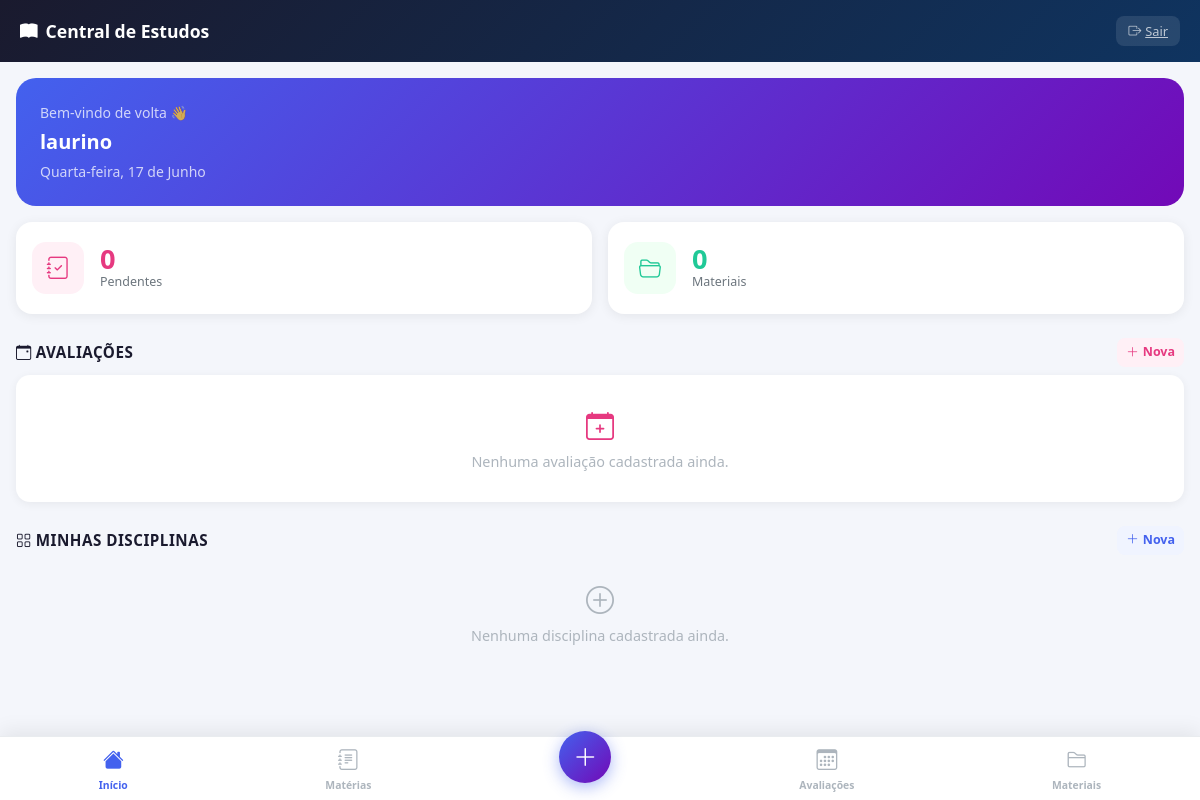
Page /dashboard/ (signed in) on the earlier database version.
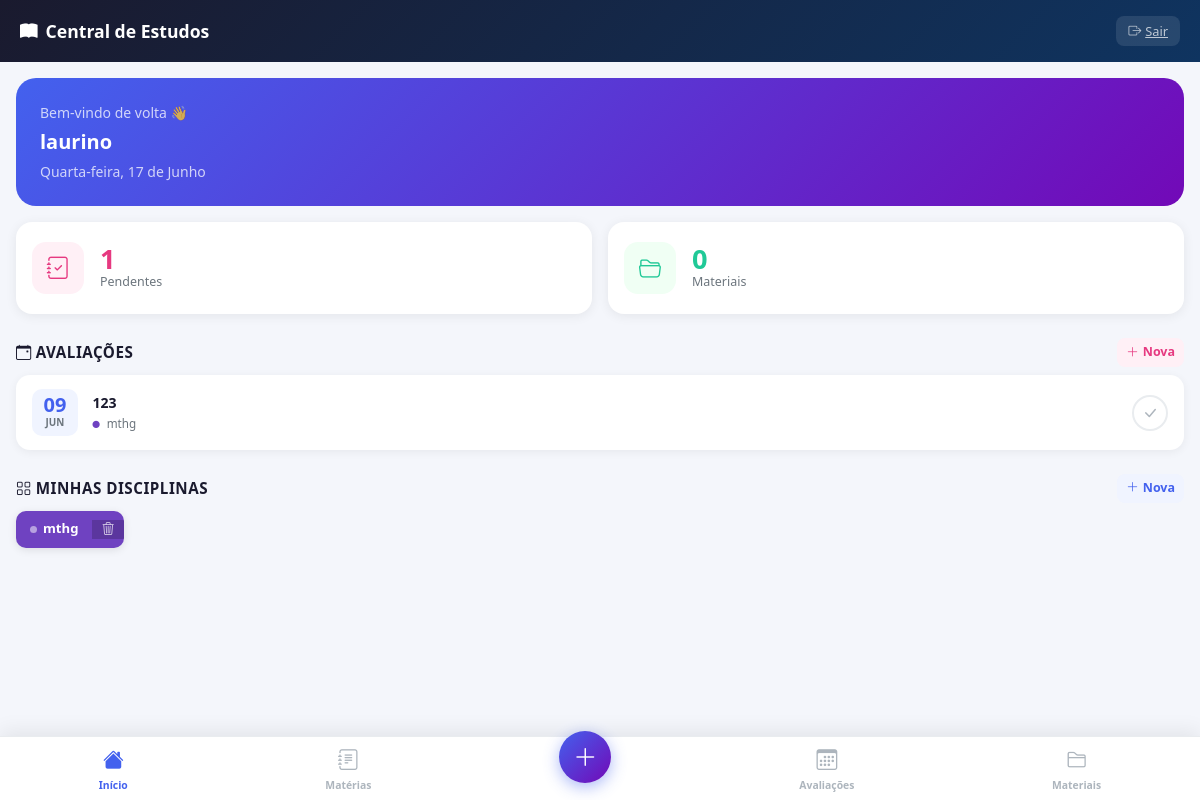
Same page on the later database version.
### estudos/models.py (models this page shows, shortened)
class Avaliacao(models.Model):
    titulo = models.CharField(max_length=100)
    data_prova = models.DateField()
    data_prazo = models.DateField(blank=True, null=True)
    conteudo = models.TextField(blank=True, null=True)
    estudo_concluido = models.BooleanField(default=False)
    disciplina = models.ForeignKey(
        Disciplina,
        on_delete=models.SET_NULL,
        null=True,
        blank=True,
        related_name='avaliacoes'
    )
    usuario = models.ForeignKey(
        User,
        on_delete=models.CASCADE,
        related_name='avaliacoes'
    )

class Disciplina(models.Model):
    nome = models.CharField(max_length=100)
    cor_identificacao = models.CharField(max_length=20)
    usuario = models.ForeignKey(
        User,
        on_delete=models.CASCADE,
        related_name='disciplinas'
    )

### estudos/views.py (the view)
# urls.py: path('dashboard/', views.dashboard, name='dashboard'),
@login_required
def dashboard(request):
    hoje = timezone.now().date()
    disciplinas = Disciplina.objects.filter(usuario=request.user)
    todas_avaliacoes = (
        Avaliacao.objects
        .filter(usuario=request.user)
        .order_by('estudo_concluido', 'data_prova')
    )
    pendentes_count = todas_avaliacoes.filter(estudo_concluido=False).count()
    materiais_count = MaterialEstudo.objects.filter(
        disciplina__usuario=request.user
    ).count()
    context = {
        'disciplinas': disciplinas,
        'todas_avaliacoes': todas_avaliacoes,
        'pendentes_count': pendentes_count,
        'materiais_count': materiais_count,
        'hoje': hoje,
    }
    return render(request, 'estudos/dashboard.html', context)

### estudos/templates/estudos/dashboard.html (shortened to what this page needs)
<!DOCTYPE html>
<html lang="pt-br">
<head>
  <link href="https://cdn.jsdelivr.net/npm/bootstrap@5.3.3/dist/css/bootstrap.min.css" rel="stylesheet">
  <link href="https://cdn.jsdelivr.net/npm/bootstrap-icons@1.11.3/font/bootstrap-icons.min.css" rel="stylesheet">
</head>
<body>
  <div class="topbar d-flex justify-content-between align-items-center">
    <span class="brand"><i class="bi bi-book-fill me-2"></i>Central de Estudos</span>
    <a href="{% url 'logout' %}" class="btn-logout">
      <i class="bi bi-box-arrow-right me-1"></i>Sair
    </a>
  </div>
  <div class="content-wrap">
    <div class="greeting-card mb-3">
      <div class="small opacity-75 mb-1">Bem-vindo de volta 👋</div>
      <div class="username">{{ request.user.get_full_name|default:request.user.username }}</div>
      <div class="small opacity-75 mt-1">{{ hoje|date:"l, d \d\e F" }}</div>
    </div>
    <div class="row g-3 mb-4">
      <div class="col-6">
        <div class="stat-card bg-white">
          <div class="stat-icon" style="background:#fff0f6;">
            <i class="bi bi-journal-check" style="color:#e63980;"></i>
          </div>
          <div>
            <div class="stat-value" style="color:#e63980;">{{ pendentes_count }}</div>
            <div class="stat-label">Pendentes</div>
          </div>
        </div>
      </div>
      <div class="col-6">
        <div class="stat-card bg-white">
          <div class="stat-icon" style="background:#f0fff4;">
            <i class="bi bi-folder2-open" style="color:#20c997;"></i>
          </div>
          <div>
            <div class="stat-value" style="color:#20c997;">{{ materiais_count }}</div>
            <div class="stat-label">Materiais</div>
          </div>
        </div>
      </div>
    </div>
    <div class="d-flex justify-content-between align-items-center mb-2">
      <div class="section-title"><i class="bi bi-calendar-event me-1"></i>Avaliações</div>
      <a href="{% url 'adicionar_avaliacao' %}" class="btn btn-sm" style="background:#fff0f6; color:#e63980; border-radius:8px; font-size:0.78rem; font-weight:600;">
        <i class="bi bi-plus-lg me-1"></i>Nova
      </a>
    </div>
    {% if todas_avaliacoes %}
      {% for av in todas_avaliacoes %}
        <div class="avaliacao-card {% if av.estudo_concluido %}concluida{% endif %}">
          <div class="avaliacao-date">
            <div class="day">{{ av.data_prova|date:"d" }}</div>
            <div class="month">{{ av.data_prova|date:"M" }}</div>
          </div>
          <div class="avaliacao-info">
            <div class="avaliacao-title">{{ av.titulo }}</div>
            <div class="avaliacao-sub">
              {% if av.disciplina %}
                <i class="bi bi-circle-fill me-1" style="font-size:0.45rem; color:{{ av.disciplina.cor_identificacao }}; vertical-align:middle;"></i>
                {{ av.disciplina.nome }}
              {% else %}
                <i class="bi bi-dash me-1"></i>Sem disciplina
              {% endif %}
            </div>
          </div>
          {% if av.estudo_concluido %}
            <div class="badge-concluida"><i class="bi bi-check-circle-fill"></i></div>
          {% else %}
            <a href="{% url 'concluir_avaliacao' av.pk %}" class="btn-concluir" title="Marcar como concluída">
              <i class="bi bi-check-lg"></i>
            </a>
          {% endif %}
        </div>
      {% endfor %}
    {% else %}
      <div class="avaliacao-card">
        <div class="empty-state w-100">
          <i class="bi bi-calendar-plus d-block fs-3 mb-1" style="color:#e63980;"></i>
          Nenhuma avaliação cadastrada ainda.
        </div>
      </div>
    {% endif %}
    <div class="d-flex justify-content-between align-items-center mt-4 mb-2">
      <div class="section-title"><i class="bi bi-grid me-1"></i>Minhas Disciplinas</div>
      <a href="{% url 'adicionar_disciplina' %}" class="btn btn-sm" style="background:#f0f4ff; color:#4361ee; border-radius:8px; font-size:0.78rem; font-weight:600;">
        <i class="bi bi-plus-lg me-1"></i>Nova
      </a>
    </div>
    <div>
      {% if disciplinas %}
        {% for d in disciplinas %}
          <div class="disciplina-row" style="background: {{ d.cor_identificacao }};">
            <span class="disciplina-chip">
              <span class="dot"></span>{{ d.nome }}
            </span>
            <a href="{% url 'remover_disciplina' d.pk %}"
               class="btn-remover-disc"
               title="Remover matéria"
               onclick="return confirm('Remover a matéria \'{{ d.nome }}\'? As avaliações vinculadas ficarão sem matéria.')">
              <i class="bi bi-trash3"></i>
            </a>
          </div>
        {% endfor %}
      {% else %}
        <p class="empty-state"><i class="bi bi-plus-circle d-block fs-3 mb-1"></i>Nenhuma disciplina cadastrada ainda.</p>
      {% endif %}
    </div>
  </div>
  <nav class="nav-bottom">
    <a href="{% url 'dashboard' %}" class="nav-item-btn active">
      <i class="bi bi-house-fill"></i>Início
    </a>
    <a href="{% url 'adicionar_disciplina' %}" class="nav-item-btn">
      <i class="bi bi-journal-text"></i>Matérias
    </a>
    <div class="fab-container" style="z-index:201;">
      <button class="fab-main" id="fabBtn" onclick="toggleFab()">
        <i class="bi bi-plus-lg"></i>
      </button>
    </div>
    <a href="{% url 'adicionar_avaliacao' %}" class="nav-item-btn">
      <i class="bi bi-calendar3"></i>Avaliações
    </a>
    <a href="#" class="nav-item-btn">
      <i class="bi bi-folder2"></i>Materiais
    </a>
  </nav>
</body>
</html>

### estudos/templates/estudos/dashboard.html (style rules this page uses)
body { background: #f4f6fb; font-family: 'Segoe UI', sans-serif; }
.topbar { background: linear-gradient(135deg, #1a1a2e 0%, #0f3460 100%); padding: 1rem 1.25rem; position: sticky; top: 0; z-index: 100; }
.topbar .brand { color: #fff; font-weight: 700; font-size: 1.1rem; }
.topbar .btn-logout { color: rgba(255,255,255,0.7); font-size: 0.8rem; background: rgba(255,255,255,0.1); border: none; border-radius: 8px; padding: 0.35rem 0.75rem; }
.greeting-card { background: linear-gradient(135deg, #4361ee, #7209b7); border-radius: 20px; padding: 1.5rem; color: #fff; border: none; }
.greeting-card .username { font-size: 1.25rem; font-weight: 700; }
.stat-card { border: none; border-radius: 16px; padding: 1.25rem 1rem; display: flex; align-items: center; gap: 1rem; box-shadow: 0 2px 12px rgba(0,0,0,0.07); }
.stat-icon { width: 52px; height: 52px; border-radius: 14px; display: flex; align-items: center; justify-content: center; font-size: 1.4rem; flex-shrink: 0; }
.stat-value { font-size: 1.7rem; font-weight: 800; line-height: 1; }
.stat-label { font-size: 0.78rem; color: #6c757d; font-weight: 500; }
.section-title { font-size: 0.95rem; font-weight: 700; color: #1a1a2e; text-transform: uppercase; letter-spacing: 0.5px; margin-bottom: 0; }
.avaliacao-card { background: #fff; border: none; border-radius: 14px; padding: 0.85rem 1rem; box-shadow: 0 2px 10px rgba(0,0,0,0.06); display: flex; align-items: center; gap: 0.9rem; margin-bottom: 0.6rem; transition: opacity 0.2s; }
.avaliacao-date { background: #f0f4ff; border-radius: 10px; padding: 0.4rem 0.6rem; text-align: center; min-width: 46px; flex-shrink: 0; }
.avaliacao-date .day { font-size: 1.25rem; font-weight: 800; color: #4361ee; line-height: 1; }
.avaliacao-date .month { font-size: 0.62rem; color: #6c757d; text-transform: uppercase; font-weight: 600; }
.avaliacao-info { flex: 1; min-width: 0; }
.avaliacao-title { font-size: 0.88rem; font-weight: 600; color: #1a1a2e; margin-bottom: 0.1rem; white-space: nowrap; overflow: hidden; text-overflow: ellipsis; }
.avaliacao-sub { font-size: 0.73rem; color: #6c757d; }
.btn-concluir { width: 36px; height: 36px; border-radius: 50%; flex-shrink: 0; border: 2px solid #e9ecef; background: #fff; display: flex; align-items: center; justify-content: center; color: #adb5bd; cursor: pointer; transition: all 0.2s; text-decoration: none; }
.disciplina-row { display: inline-flex; align-items: center; gap: 0; border-radius: 10px; overflow: hidden; margin-bottom: 0.5rem; margin-right: 0.4rem; box-shadow: 0 2px 8px rgba(0,0,0,0.10); }
.disciplina-chip { display: inline-flex; align-items: center; gap: 0.4rem; padding: 0.55rem 0.85rem; font-size: 0.82rem; font-weight: 600; color: #fff; }
.disciplina-chip .dot { width: 7px; height: 7px; border-radius: 50%; background: rgba(255,255,255,0.5); }
.btn-remover-disc { display: inline-flex; align-items: center; justify-content: center; padding: 0 0.6rem; height: 100%; background: rgba(0,0,0,0.18); color: rgba(255,255,255,0.8); border: none; cursor: pointer; font-size: 0.8rem; transition: background 0.15s; text-decoration: none; }
.nav-bottom { position: fixed; bottom: 0; left: 0; right: 0; background: #fff; border-top: 1px solid #e9ecef; display: flex; justify-content: space-around; align-items: center; padding: 0.5rem 0 0.4rem; z-index: 200; box-shadow: 0 -4px 20px rgba(0,0,0,0.08); }
.nav-item-btn { display: flex; flex-direction: column; align-items: center; color: #adb5bd; text-decoration: none; font-size: 0.65rem; font-weight: 600; gap: 2px; padding: 0 0.6rem; }
.nav-item-btn.active, .nav-item-btn:hover { color: #4361ee; }
.nav-item-btn i { font-size: 1.3rem; }
.fab-container { position: relative; display: flex; flex-direction: column; align-items: center; }
.fab-main { width: 52px; height: 52px; background: linear-gradient(135deg, #4361ee, #7209b7); border: none; border-radius: 50%; display: flex; align-items: center; justify-content: center; box-shadow: 0 4px 16px rgba(67,97,238,0.45); cursor: pointer; transition: transform 0.2s; margin-top: -24px; }
.fab-main i { color: #fff; font-size: 1.5rem; transition: transform 0.25s; }
.content-wrap { padding: 1rem 1rem 6rem; }

Differences in the rows shown:
added Avaliacao: data_prova "09", data_prova "JUN", titulo "123", disciplina.nome "mthg", estudo_concluido False (drawn)
added Disciplina: nome "mthg"
Other differences:
{{ pendentes_count }}: "0" → "1"
text no longer shown: "Nenhuma avaliação cadastrada ainda. Nenhuma disciplina cadastrada ainda."
